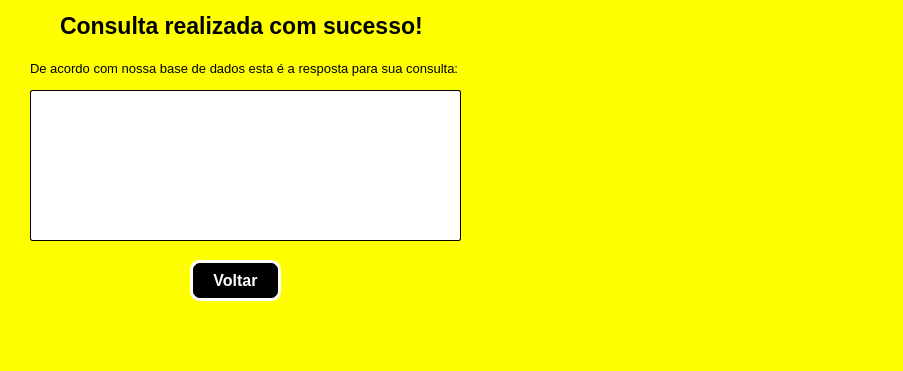
<?xml version="1.0" encoding="UTF-8"?>
<ui version="4.0">
 <class>MainWindow</class>
 <widget class="QMainWindow" name="MainWindow">
  <property name="geometry">
   <rect>
    <x>0</x>
    <y>0</y>
    <width>903</width>
    <height>371</height>
   </rect>
  </property>
  <property name="font">
   <font>
    <pointsize>10</pointsize>
   </font>
  </property>
  <property name="windowTitle">
   <string>Consulta realizada!</string>
  </property>
  <property name="styleSheet">
   <string notr="true">background-color: rgb(255, 255, 0);</string>
  </property>
  <widget class="QWidget" name="centralwidget">
   <widget class="QLabel" name="label">
    <property name="geometry">
     <rect>
      <x>60</x>
      <y>0</y>
      <width>381</width>
      <height>51</height>
     </rect>
    </property>
    <property name="font">
     <font>
      <pointsize>17</pointsize>
      <weight>75</weight>
      <bold>true</bold>
     </font>
    </property>
    <property name="text">
     <string>Consulta realizada com sucesso!</string>
    </property>
   </widget>
   <widget class="QLabel" name="label_2">
    <property name="geometry">
     <rect>
      <x>30</x>
      <y>60</y>
      <width>441</width>
      <height>16</height>
     </rect>
    </property>
    <property name="font">
     <font>
      <pointsize>10</pointsize>
     </font>
    </property>
    <property name="text">
     <string>De acordo com nossa base de dados esta é a resposta para sua consulta:</string>
    </property>
   </widget>
   <widget class="QPushButton" name="pushButton">
    <property name="geometry">
     <rect>
      <x>190</x>
      <y>260</y>
      <width>91</width>
      <height>41</height>
     </rect>
    </property>
    <property name="font">
     <font>
      <pointsize>12</pointsize>
      <weight>75</weight>
      <bold>true</bold>
     </font>
    </property>
    <property name="styleSheet">
     <string notr="true">QPushButton {border-radius: 10px;
color: rgb(255, 255, 255);
background-color: rgb(0, 0, 0);
border-style: outset;
border-width: 3px;
}

QPushButton:hover {
background-color: #1a1a1a;
border: 2px solid #e4b94e;
color: #e4b94e;
}
</string>
    </property>
    <property name="text">
     <string>Voltar</string>
    </property>
   </widget>
   <widget class="QTextEdit" name="textEdit">
    <property name="geometry">
     <rect>
      <x>30</x>
      <y>90</y>
      <width>431</width>
      <height>151</height>
     </rect>
    </property>
    <property name="font">
     <font>
      <pointsize>11</pointsize>
     </font>
    </property>
    <property name="styleSheet">
     <string notr="true">background-color: white;
border-radius: 2px;
border-style: outset;
border-width: 1px;</string>
    </property>
    <property name="readOnly">
     <bool>true</bool>
    </property>
    <property name="html">
     <string>&lt;!DOCTYPE HTML PUBLIC &quot;-//W3C//DTD HTML 4.0//EN&quot; &quot;http://www.w3.org/TR/REC-html40/strict.dtd&quot;&gt;
&lt;html&gt;&lt;head&gt;&lt;meta name=&quot;qrichtext&quot; content=&quot;1&quot; /&gt;&lt;style type=&quot;text/css&quot;&gt;
p, li { white-space: pre-wrap; }
&lt;/style&gt;&lt;/head&gt;&lt;body style=&quot; font-family:'MS Shell Dlg 2'; font-size:11pt; font-weight:400; font-style:normal;&quot;&gt;
&lt;p style=&quot;-qt-paragraph-type:empty; margin-top:0px; margin-bottom:0px; margin-left:0px; margin-right:0px; -qt-block-indent:0; text-indent:0px; font-size:8.25pt;&quot;&gt;&lt;br /&gt;&lt;/p&gt;&lt;/body&gt;&lt;/html&gt;</string>
    </property>
   </widget>
   <widget class="QLabel" name="label_3">
    <property name="geometry">
     <rect>
      <x>500</x>
      <y>0</y>
      <width>381</width>
      <height>351</height>
     </rect>
    </property>
    <property name="styleSheet">
     <string notr="true"/>
    </property>
    <property name="text">
     <string/>
    </property>
   </widget>
  </widget>
  <widget class="QMenuBar" name="menubar">
   <property name="geometry">
    <rect>
     <x>0</x>
     <y>0</y>
     <width>903</width>
     <height>20</height>
    </rect>
   </property>
  </widget>
  <widget class="QStatusBar" name="statusbar"/>
 </widget>
 <resources/>
 <connections/>
</ui>
